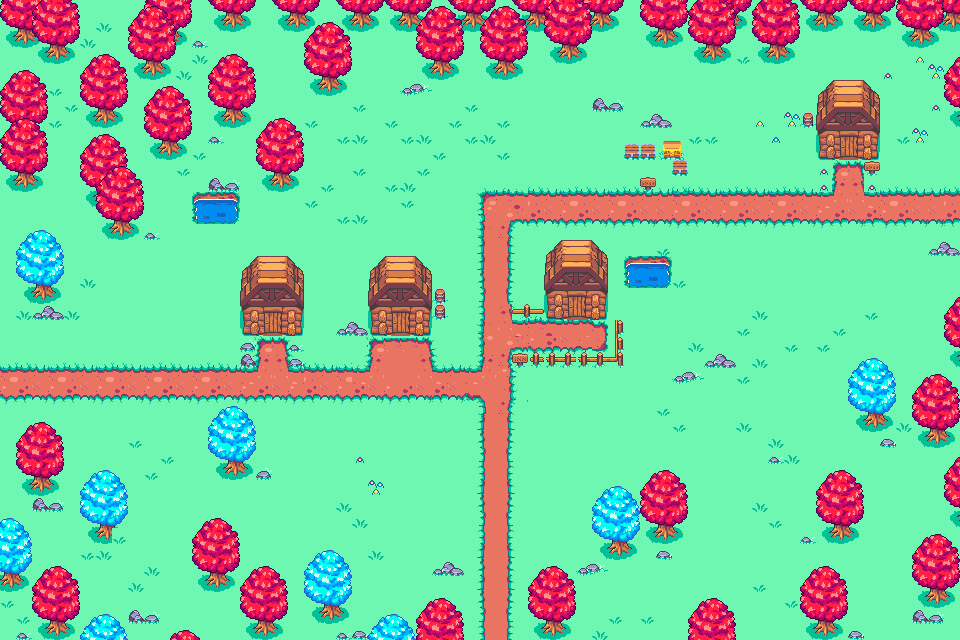

Below is a game level as drawn by its tile map, then a one-line description and the .tmx that defines it (tile-layer data replaced by summaries):
An orthogonal 60x40 tile map with 16x16 px tiles, 3 tile layers (Tile Layer 1, Tile Layer 2, Tile Layer 3).

<map version="1.2" tiledversion="1.2.3" orientation="orthogonal" renderorder="right-down" width="60" height="40" tilewidth="16" tileheight="16" infinite="0" nextlayerid="4" nextobjectid="1">
 <tileset firstgid="1" source="Generic_RPG.tsx" />
 <layer id="1" name="Tile Layer 1" width="60" height="40">
  <data>[2400 cells, 2400 non-empty, 82 distinct tile ids]</data>
 </layer>
 <layer id="2" name="Tile Layer 2" width="60" height="40">
  <data>[2400 cells, 830 non-empty, 115 distinct tile ids]</data>
 </layer>
 <layer id="3" name="Tile Layer 3" width="60" height="40">
  <data>[2400 cells, 249 non-empty, 71 distinct tile ids]</data>
 </layer>
</map>
